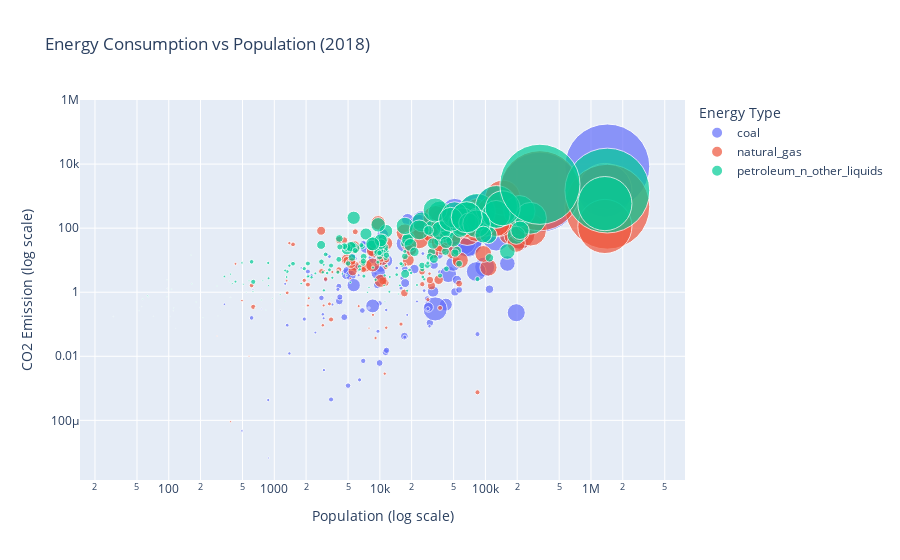

Write notebook code for a chart like this one.
### Code cell
import pandas as pd
import plotly.express as px

# Load your dataset
df_energy = pd.read_csv(r'C:\Users\Thomas\OneDrive\Documents\Documents University\First_Year\Informatie visualisatie\2024\Project2024\energy_CSV.csv')

# Check the first few rows and columns of the dataframe to ensure it's loaded correctly
print(df_energy.head())
print(df_energy.columns)

# Assuming your dataset columns are named accordingly:
country_column = 'Country'
gdp_column = 'GDP'
CO2_emission = 'CO2_emission'
energy_type_column = 'Energy_type'  # Adjust to the actual column name in your dataset
population_column = 'Population'  # Adjust to the actual column name in your dataset
year_to_plot = 2018

# Filter the data for the year 2018 and exclude the "World" data
df_2018 = df_energy[(df_energy['Year'] == year_to_plot) & (df_energy['Country'] != 'World')]

# Filter for specific energy types that generate CO2 emissions
energy_types = ['coal', 'natural_gas', 'petroleum_n_other_liquids']
df_2018 = df_2018[df_2018[energy_type_column].isin(energy_types)]

# Filter out rows with NaN values in 'Population' and 'CO2_emission' columns
df_2018 = df_2018.dropna(subset=[population_column, CO2_emission])

# Create the scatter plot for the year 2018 with logarithmic scales for both axes
fig = px.scatter(df_2018, x=population_column, y=CO2_emission, 
                 color=energy_type_column,
                 size=gdp_column, 
                 hover_name=country_column,
                 log_x=True,  # Log scale for x-axis (Population)
                 log_y=True,  # Log scale for y-axis (CO2 Emission)
                 size_max=60,  # Adjust bubble size max limit as needed
                 title=f'Energy Consumption vs Population ({year_to_plot})',
                 labels={population_column: 'Population', CO2_emission: 'CO2 Emission', energy_type_column: 'Energy Type', gdp_column: 'GDP'}
                )

# Customize layout (optional)
fig.update_layout(
    xaxis=dict(title='Population (log scale)'),
    yaxis=dict(title='CO2 Emission (log scale)'),
    legend_title='Energy Type'
)

# Show the plot
fig.show()

### Figure 1 — Plotly figure (JSON) as saved in the notebook; plotly's stock layout.template omitted (floating-point values rounded to 4 significant figures; data arrays with more than 128 entries replaced by an {"elided": "..."} marker saying what was removed)
{"data": [{"hovertemplate": "<b>%{hovertext}</b><br><br>Energy Type=coal<br>Population=%{x}<br>CO2 Emission=%{y}<br>GDP=%{marker.size}<extra></extra>", "hovertext": {"elided": "203 str values"}, "legendgroup": "coal", "marker": {"color": "#636efa", "size": {"elided": "203 float values"}, "sizemode": "area", "sizeref": 6.062, "symbol": "circle"}, "mode": "markers", "name": "coal", "orientation": "v", "showlegend": true, "type": "scatter", "x": {"elided": "203 float values"}, "xaxis": "x", "y": {"elided": "203 float values"}, "yaxis": "y"}, {"hovertemplate": "<b>%{hovertext}</b><br><br>Energy Type=natural_gas<br>Population=%{x}<br>CO2 Emission=%{y}<br>GDP=%{marker.size}<extra></extra>", "hovertext": {"elided": "203 str values"}, "legendgroup": "natural_gas", "marker": {"color": "#EF553B", "size": {"elided": "203 float values"}, "sizemode": "area", "sizeref": 6.062, "symbol": "circle"}, "mode": "markers", "name": "natural_gas", "orientation": "v", "showlegend": true, "type": "scatter", "x": {"elided": "203 float values"}, "xaxis": "x", "y": {"elided": "203 float values"}, "yaxis": "y"}, {"hovertemplate": "<b>%{hovertext}</b><br><br>Energy Type=petroleum_n_other_liquids<br>Population=%{x}<br>CO2 Emission=%{y}<br>GDP=%{marker.size}<extra></extra>", "hovertext": {"elided": "202 str values"}, "legendgroup": "petroleum_n_other_liquids", "marker": {"color": "#00cc96", "size": {"elided": "202 float values"}, "sizemode": "area", "sizeref": 6.062, "symbol": "circle"}, "mode": "markers", "name": "petroleum_n_other_liquids", "orientation": "v", "showlegend": true, "type": "scatter", "x": {"elided": "202 float values"}, "xaxis": "x", "y": {"elided": "202 float values"}, "yaxis": "y"}], "layout": {"legend": {"itemsizing": "constant", "title": {"text": "Energy Type"}, "tracegroupgap": 0}, "title": {"text": "Energy Consumption vs Population (2018)"}, "xaxis": {"anchor": "y", "domain": [0, 1], "title": {"text": "Population (log scale)"}, "type": "log"}, "yaxis": {"anchor": "x", "domain": [0, 1], "title": {"text": "CO2 Emission (log scale)"}, "type": "log"}}}
